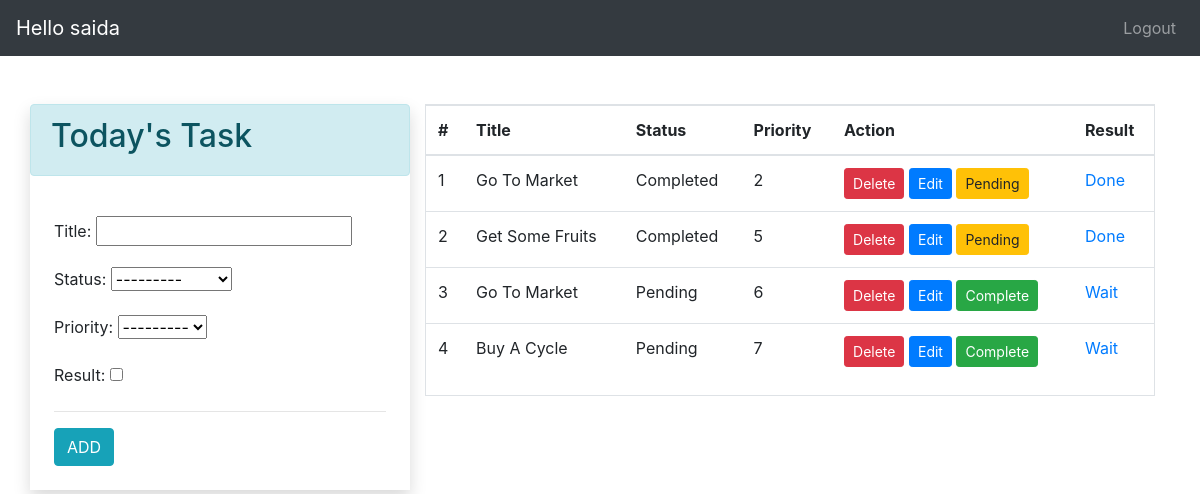
Screenshot of / (signed in) with the database file from the repository.
### app/models.py (models this page shows, shortened)
class TODO(models.Model):
    status_choices = [
    ('C', 'COMPLETED'),
    ('P', 'PENDING'),
    ]
    priority_choices = [
    ('1', '1️⃣'),
    ('2', '2️⃣'),
    ('3', '3️⃣'),
    ('4', '4️⃣'),
    ('5', '5️⃣'),
    ('6', '6️⃣'),
    ('7', '7️⃣'),
    ('8', '8️⃣'),
    ('9', '9️⃣'),
    ('10', '🔟'),
    ]
    title = models.CharField(max_length=50)
    status = models.CharField(max_length=2 , choices=status_choices)
    user  = models.ForeignKey(User  , on_delete= models.CASCADE)
    date = models.DateTimeField(auto_now_add=True)
    priority = models.CharField(max_length=2 , choices=priority_choices)
    result = models.BooleanField(default=False)

### app/views.py (the view)
# urls.py: path('' , home , name='home' ),
@login_required(login_url='login')
def home(request):
    if request.user.is_authenticated:
        user = request.user
        form = TODOForm()
        todos = TODO.objects.filter(user=user).order_by('priority')
        return render(request, 'index.html', context={'form': form, 'todos': todos})

### app/forms.py
class TODOForm(ModelForm):
    class Meta:
        model = TODO
        fields = ['title' , 'status' , 'priority', 'result']

### app/templates/index.html (shortened to what this page needs)
{% extends 'base.html' %}
{% block content %}
<div>
  <div class="container pt-4">
    <div class="row  p-0 mt-4">
      <div class="col-lg-4 mx-auto shadow p-0">
        <div class="alert alert-info">
          <h2>Today's Task</h2>
        </div>
        <div class="p-4">
          <form action="/add-todo/" method="POST">
            {{form.as_p}}
            <hr>
            <input type="submit" value="ADD" class="btn btn-info">
        </div>
      </div>
      <div class="col">
        <div class="border">
          {% if todos|length == 0 %}
          <div class="p-4">
            <br>
            <br>
            <div class="alert alert-info text-center">
              <p class="" style="font-size: 30px;">No Task</p>
            </div>
            <br>
            <br>
          </div>
          {%else%}
          <div>
            <table class="table">
              <thead>
                <tr>
                  <th>#</th>
                  <th>Title</th>
                  <th>Status</th>
                  <th>Priority</th>
                  <th>Action</th>
                  <th>Result</th>
                </tr>
              </thead>
              <tbody>
                {% for todo in todos %}
                <tr>
                  <td>{{forloop.counter}}</td>
                  <td>{{todo.title}}</td>
                  <td>
                    {% if todo.status == 'C'%}
                    Completed
                    {%else%}
                    Pending
                    {%endif%}
                  </td>
                  <td>{{todo.priority}}</td>
                  <td>
                    <a href="/delete-todo/{{todo.id}}" title="Delete" class="btn btn-danger btn-sm">Delete</a>
                    <a href="{% url 'edit_todo' todo.id %}" class="btn btn-primary btn-sm">Edit</a>
                    {% if todo.status == 'P'%}
                    <a href="/change-status/{{todo.id}}/C" title="Mark Completed" class="btn btn-success btn-sm">Complete</a>
                    {%else %}
                    <a href="/change-status/{{todo.id}}/P" title="Mark Pending" class="btn btn-warning btn-sm">Pending</a>
                    {% endif %}
                  </td>
                  <td>
                    {% if todo.status == 'P' %}
                    <a href="{% url 'mark_as_incomplete' todo.id %}">Wait</a>
                    {% else %}
                    <a href="{% url 'mark_as_complete' todo.id %}">Done</a>
                    {% endif %}
                  </td>
                </tr>
                {%endfor%}
              </tbody>
            </table>
          </div>
          {%endif%}
        </div>
      </div>
    </div>
  </div>
</div>
{% endblock %}

### app/templates/base.html (shortened to what this page needs)
<!doctype html>
<html lang="en">
<head>
    <link rel="stylesheet" href="https://cdn.jsdelivr.net/npm/bootstrap@4.5.3/dist/css/bootstrap.min.css"
>
</head>
<body>
    <nav class="navbar navbar-expand-lg  navbar-dark bg-dark">
        <a class="navbar-brand" href="/">Hello {{request.user}}</a>
        <div class="collapse navbar-collapse" id="navbarNav">
            <ul class="navbar-nav ml-auto">
                {% if request.user.is_authenticated %}
                <li class="nav-item">
                    <a class="nav-link" href="/logout">Logout</a>
                </li>
                {% endif %}
            </ul>
        </div>
    </nav>
    <div>
        {% block content %}
        {% endblock %}
    </div>
</body>
</html>

### rows the page displays
TODO: title "Go To Market", status "Completed", priority "2"
TODO: title "Get Some Fruits", status "Completed", priority "5"
TODO: title "Go To Market", status "Pending", priority "6"
TODO: title "Buy A Cycle", status "Pending", priority "7"

### other values shown
{{ request.user }} "saida"
